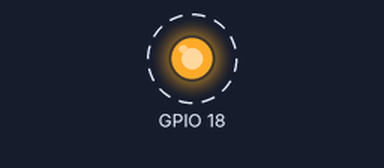
Bench run of a sketch on a simulated ESP32. On the bench: output pins drawn as LEDs (lit = HIGH). Dashed ring = blinking. What the sketch prints to the serial monitor is not drawn.

Above: at 0.2 s.
Timing chart, 0 to 3.0 s (numbered marks = the images above):
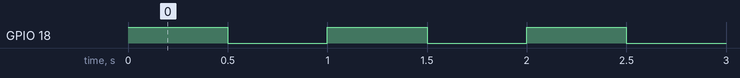

Measured:
- by itself, GPIO 18: alternates HIGH for 0.50 s and LOW for 0.50 s

The sketch:

Blink.ino
```cpp
/*
 * This ESP32 code is created by esp32io.com
 *
 * This ESP32 code is released in the public domain
 *
 * For more detail (instruction and wiring diagram), visit https://esp32io.com/tutorials/esp32-led-blink
 */

// the setup function runs once when you press reset or power the board
void setup() {
  // initialize digital pin GIOP18 as an output.
  pinMode(18, OUTPUT);
  Serial.begin(115200);
}

// the loop function runs over and over again forever
void loop() {
  digitalWrite(18, HIGH); // turn the LED on
  delay(500);             // wait for 500 milliseconds
  Serial.write("hi");
  digitalWrite(18, LOW);  // turn the LED off
  delay(500);             // wait for 500 milliseconds
  Serial.write("bye");
}
```
